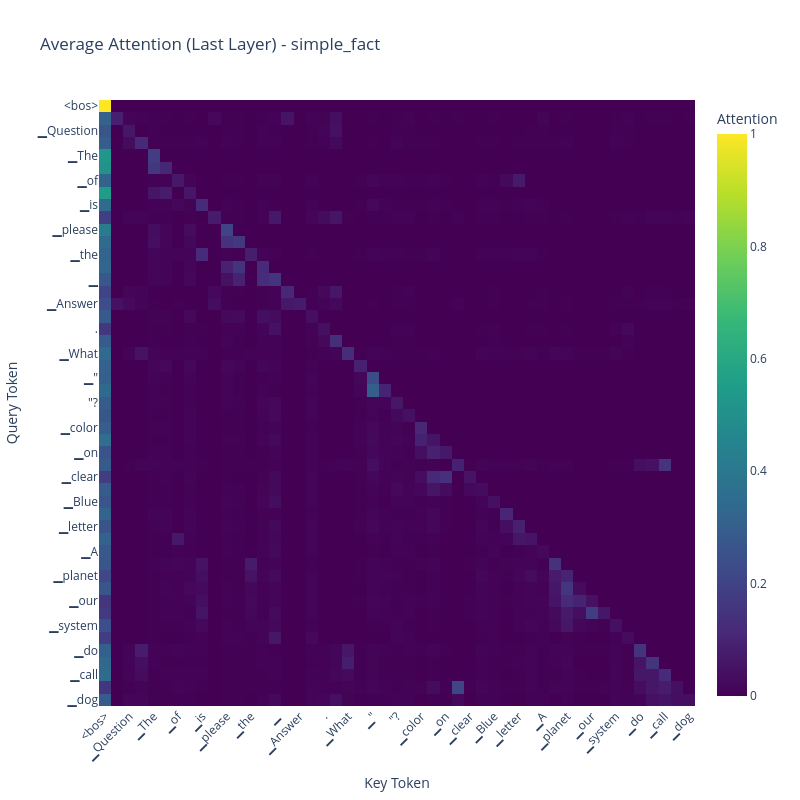
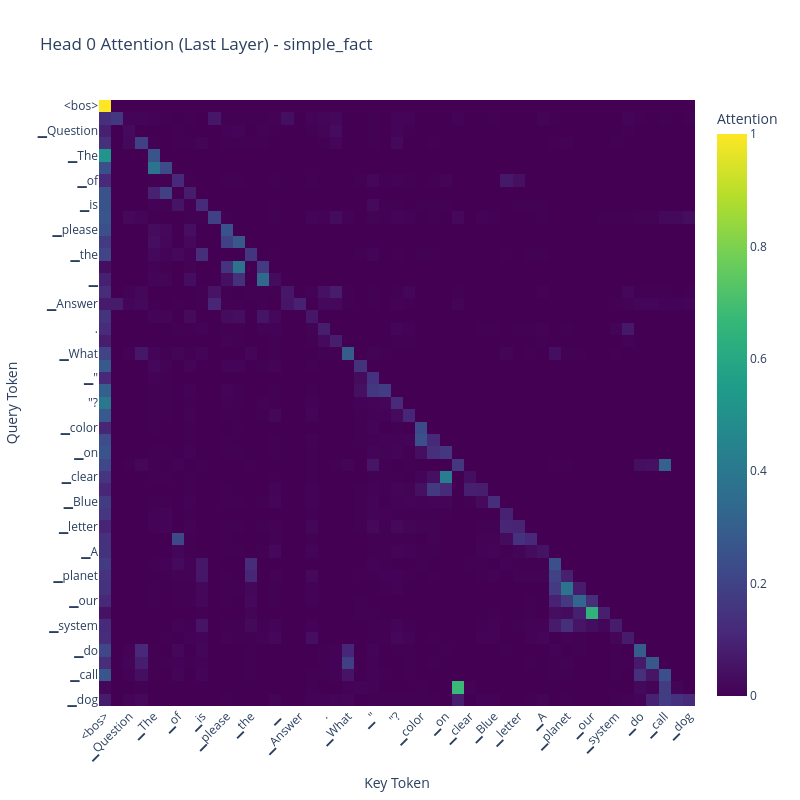
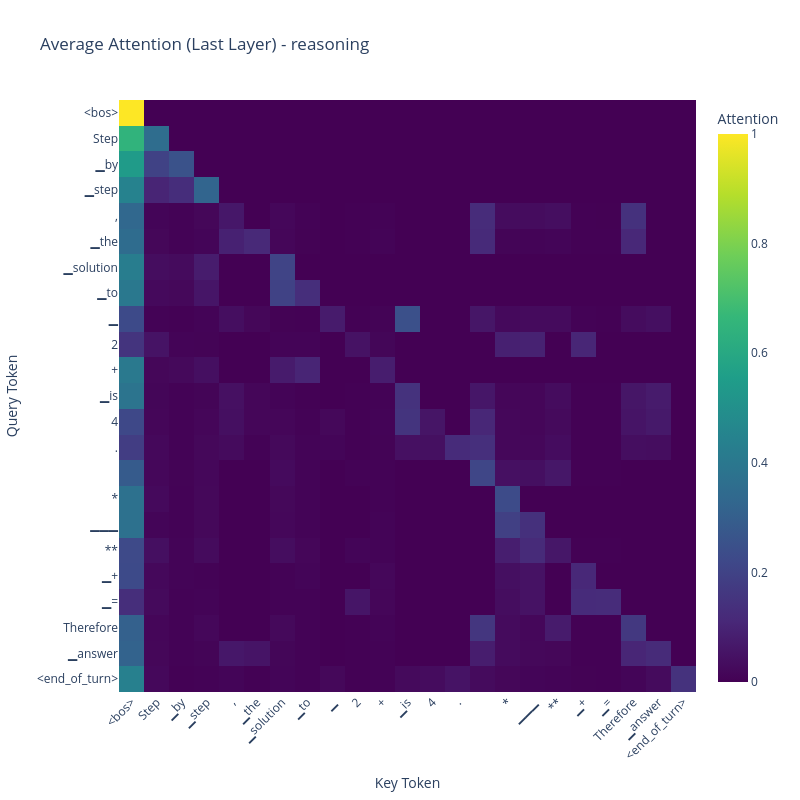
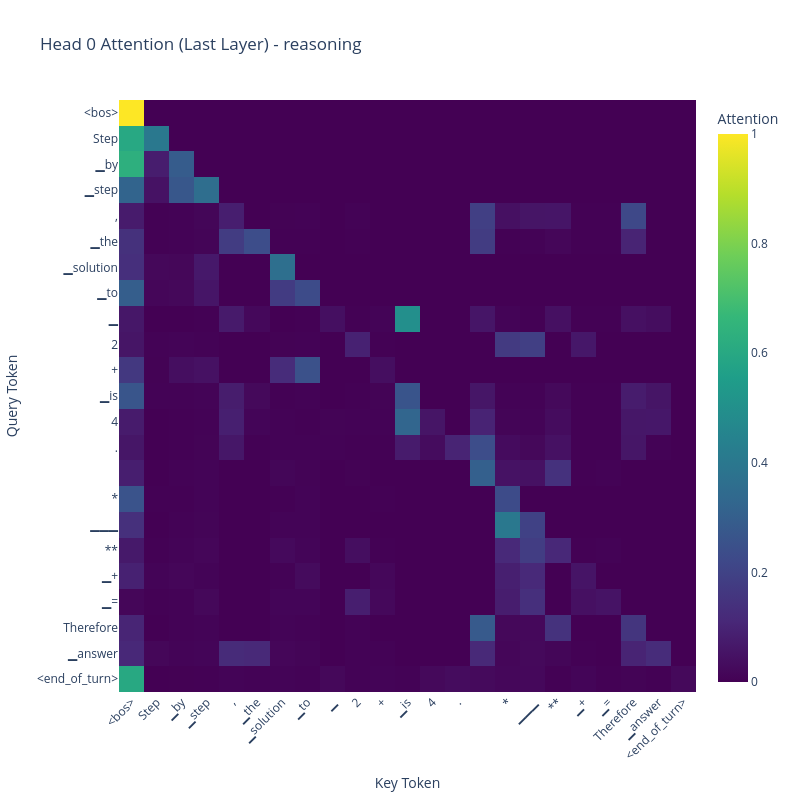

Source (notebook cell) for these figures, in order:
### Markdown cell above
## Run Analysis on Prompts

### Code cell
for key, text in prompts.items():
    analyze_prompt(key=key, prompt=text, model=model, tokenizer=tokenizer, device=device)

### Figure 1 — Plotly figure (JSON) as saved in the notebook; plotly's stock layout.template omitted (floating-point values rounded to 4 significant figures; data arrays with more than 128 entries replaced by an {"elided": "..."} marker saying what was removed)
{"data": [{"coloraxis": "coloraxis", "hovertemplate": "Key Token: %{x}<br>Query Token: %{y}<br>Attention: %{z}<extra></extra>", "name": "0", "type": "heatmap", "x": ["<bos>", "#", "▁Question", ":", "▁The", "▁capital", "▁of", "▁France", "▁is", "?", "▁please", "▁provide", "▁the", "▁answer", "▁", "\n", "#", "▁Answer", ":", "▁Paris", ".", "\n\n", "#", "▁Question", ":", "▁What", "▁is", "▁the", "▁opposite", "▁of", "▁\"", "happy", "\"?", "\n", "#", "▁Answer", ":", "▁Sad", ".", "\n\n", "#", "▁Question", ":", "▁What", "▁is", "▁the", "▁color", "▁of", "▁the", "▁sky", "▁on", "▁a", "▁clear", "▁day", "?", "\n", "#", "▁Answer", ":", "▁Blue", ".", "\n\n", "#", "▁Question", ":", "▁What", "▁is", "▁the", "▁first", "▁letter", "▁of", "▁the", "▁alphabet", "?", "\n", "#", "▁Answer", ":", "▁A", ".", "\n\n", "#", "▁Question", ":", "▁What", "▁is", "▁the", "▁largest", "▁planet", "▁in", "▁our", "▁solar", "▁system", "?", "\n", "#", "▁Answer", ":", "▁Jupiter", ".", "\n\n", "#", "▁Question", ":", "▁What", "▁do", "▁you", "▁call", "▁a", "▁sleeping", "▁dog", "?", "\n", "#", "▁Answer"], "xaxis": "x", "y": ["<bos>", "#", "▁Question", ":", "▁The", "▁capital", "▁of", "▁France", "▁is", "?", "▁please", "▁provide", "▁the", "▁answer", "▁", "\n", "#", "▁Answer", ":", "▁Paris", ".", "\n\n", "#", "▁Question", ":", "▁What", "▁is", "▁the", "▁opposite", "▁of", "▁\"", "happy", "\"?", "\n", "#", "▁Answer", ":", "▁Sad", ".", "\n\n", "#", "▁Question", ":", "▁What", "▁is", "▁the", "▁color", "▁of", "▁the", "▁sky", "▁on", "▁a", "▁clear", "▁day", "?", "\n", "#", "▁Answer", ":", "▁Blue", ".", "\n\n", "#", "▁Question", ":", "▁What", "▁is", "▁the", "▁first", "▁letter", "▁of", "▁the", "▁alphabet", "?", "\n", "#", "▁Answer", ":", "▁A", ".", "\n\n", "#", "▁Question", ":", "▁What", "▁is", "▁the", "▁largest", "▁planet", "▁in", "▁our", "▁solar", "▁system", "?", "\n", "#", "▁Answer", ":", "▁Jupiter", ".", "\n\n", "#", "▁Question", ":", "▁What", "▁do", "▁you", "▁call", "▁a", "▁sleeping", "▁dog", "?", "\n", "#", "▁Answer"], "yaxis": "y", "z": {"elided": "115x115 float values"}}], "layout": {"coloraxis": {"colorbar": {"title": {"text": "Attention"}}, "colorscale": [[0, "#440154"], [0.1111, "#482878"], [0.2222, "#3e4989"], [0.3333, "#31688e"], [0.4444, "#26828e"], [0.5556, "#1f9e89"], [0.6667, "#35b779"], [0.7778, "#6ece58"], [0.8889, "#b5de2b"], [1, "#fde725"]]}, "height": 800, "title": {"text": "Average Attention (Last Layer) - simple_fact"}, "width": 800, "xaxis": {"anchor": "y", "domain": [0, 1], "tickangle": -45, "title": {"text": "Key Token"}}, "yaxis": {"anchor": "x", "autorange": "reversed", "domain": [0, 1], "title": {"text": "Query Token"}}}}

### Figure 2 — Plotly figure (JSON) as saved in the notebook; plotly's stock layout.template omitted (floating-point values rounded to 4 significant figures; data arrays with more than 128 entries replaced by an {"elided": "..."} marker saying what was removed)
{"data": [{"coloraxis": "coloraxis", "hovertemplate": "Key Token: %{x}<br>Query Token: %{y}<br>Attention: %{z}<extra></extra>", "name": "0", "type": "heatmap", "x": ["<bos>", "#", "▁Question", ":", "▁The", "▁capital", "▁of", "▁France", "▁is", "?", "▁please", "▁provide", "▁the", "▁answer", "▁", "\n", "#", "▁Answer", ":", "▁Paris", ".", "\n\n", "#", "▁Question", ":", "▁What", "▁is", "▁the", "▁opposite", "▁of", "▁\"", "happy", "\"?", "\n", "#", "▁Answer", ":", "▁Sad", ".", "\n\n", "#", "▁Question", ":", "▁What", "▁is", "▁the", "▁color", "▁of", "▁the", "▁sky", "▁on", "▁a", "▁clear", "▁day", "?", "\n", "#", "▁Answer", ":", "▁Blue", ".", "\n\n", "#", "▁Question", ":", "▁What", "▁is", "▁the", "▁first", "▁letter", "▁of", "▁the", "▁alphabet", "?", "\n", "#", "▁Answer", ":", "▁A", ".", "\n\n", "#", "▁Question", ":", "▁What", "▁is", "▁the", "▁largest", "▁planet", "▁in", "▁our", "▁solar", "▁system", "?", "\n", "#", "▁Answer", ":", "▁Jupiter", ".", "\n\n", "#", "▁Question", ":", "▁What", "▁do", "▁you", "▁call", "▁a", "▁sleeping", "▁dog", "?", "\n", "#", "▁Answer"], "xaxis": "x", "y": ["<bos>", "#", "▁Question", ":", "▁The", "▁capital", "▁of", "▁France", "▁is", "?", "▁please", "▁provide", "▁the", "▁answer", "▁", "\n", "#", "▁Answer", ":", "▁Paris", ".", "\n\n", "#", "▁Question", ":", "▁What", "▁is", "▁the", "▁opposite", "▁of", "▁\"", "happy", "\"?", "\n", "#", "▁Answer", ":", "▁Sad", ".", "\n\n", "#", "▁Question", ":", "▁What", "▁is", "▁the", "▁color", "▁of", "▁the", "▁sky", "▁on", "▁a", "▁clear", "▁day", "?", "\n", "#", "▁Answer", ":", "▁Blue", ".", "\n\n", "#", "▁Question", ":", "▁What", "▁is", "▁the", "▁first", "▁letter", "▁of", "▁the", "▁alphabet", "?", "\n", "#", "▁Answer", ":", "▁A", ".", "\n\n", "#", "▁Question", ":", "▁What", "▁is", "▁the", "▁largest", "▁planet", "▁in", "▁our", "▁solar", "▁system", "?", "\n", "#", "▁Answer", ":", "▁Jupiter", ".", "\n\n", "#", "▁Question", ":", "▁What", "▁do", "▁you", "▁call", "▁a", "▁sleeping", "▁dog", "?", "\n", "#", "▁Answer"], "yaxis": "y", "z": {"elided": "115x115 float values"}}], "layout": {"coloraxis": {"colorbar": {"title": {"text": "Attention"}}, "colorscale": [[0, "#440154"], [0.1111, "#482878"], [0.2222, "#3e4989"], [0.3333, "#31688e"], [0.4444, "#26828e"], [0.5556, "#1f9e89"], [0.6667, "#35b779"], [0.7778, "#6ece58"], [0.8889, "#b5de2b"], [1, "#fde725"]]}, "height": 800, "title": {"text": "Head 0 Attention (Last Layer) - simple_fact"}, "width": 800, "xaxis": {"anchor": "y", "domain": [0, 1], "tickangle": -45, "title": {"text": "Key Token"}}, "yaxis": {"anchor": "x", "autorange": "reversed", "domain": [0, 1], "title": {"text": "Query Token"}}}}

### Figure 3 — Plotly figure (JSON) as saved in the notebook; plotly's stock layout.template omitted (floating-point values rounded to 4 significant figures; data arrays with more than 128 entries replaced by an {"elided": "..."} marker saying what was removed)
{"data": [{"coloraxis": "coloraxis", "hovertemplate": "Key Token: %{x}<br>Query Token: %{y}<br>Attention: %{z}<extra></extra>", "name": "0", "type": "heatmap", "x": ["<bos>", "Step", "▁by", "▁step", ",", "▁the", "▁solution", "▁to", "▁", "2", "+", "2", "▁is", "▁", "4", ".", "\n\n", "*", "▁▁▁", "**", "2", "▁+", "▁", "2", "▁=", "▁", "4", "**", "\n\n", "Therefore", ",", "▁the", "▁answer", "▁is", "▁", "4", ".", "<end_of_turn>"], "xaxis": "x", "y": ["<bos>", "Step", "▁by", "▁step", ",", "▁the", "▁solution", "▁to", "▁", "2", "+", "2", "▁is", "▁", "4", ".", "\n\n", "*", "▁▁▁", "**", "2", "▁+", "▁", "2", "▁=", "▁", "4", "**", "\n\n", "Therefore", ",", "▁the", "▁answer", "▁is", "▁", "4", ".", "<end_of_turn>"], "yaxis": "y", "z": {"elided": "38x38 float values"}}], "layout": {"coloraxis": {"colorbar": {"title": {"text": "Attention"}}, "colorscale": [[0, "#440154"], [0.1111, "#482878"], [0.2222, "#3e4989"], [0.3333, "#31688e"], [0.4444, "#26828e"], [0.5556, "#1f9e89"], [0.6667, "#35b779"], [0.7778, "#6ece58"], [0.8889, "#b5de2b"], [1, "#fde725"]]}, "height": 800, "title": {"text": "Average Attention (Last Layer) - reasoning"}, "width": 800, "xaxis": {"anchor": "y", "domain": [0, 1], "tickangle": -45, "title": {"text": "Key Token"}}, "yaxis": {"anchor": "x", "autorange": "reversed", "domain": [0, 1], "title": {"text": "Query Token"}}}}

### Figure 4 — Plotly figure (JSON) as saved in the notebook; plotly's stock layout.template omitted (floating-point values rounded to 4 significant figures; data arrays with more than 128 entries replaced by an {"elided": "..."} marker saying what was removed)
{"data": [{"coloraxis": "coloraxis", "hovertemplate": "Key Token: %{x}<br>Query Token: %{y}<br>Attention: %{z}<extra></extra>", "name": "0", "type": "heatmap", "x": ["<bos>", "Step", "▁by", "▁step", ",", "▁the", "▁solution", "▁to", "▁", "2", "+", "2", "▁is", "▁", "4", ".", "\n\n", "*", "▁▁▁", "**", "2", "▁+", "▁", "2", "▁=", "▁", "4", "**", "\n\n", "Therefore", ",", "▁the", "▁answer", "▁is", "▁", "4", ".", "<end_of_turn>"], "xaxis": "x", "y": ["<bos>", "Step", "▁by", "▁step", ",", "▁the", "▁solution", "▁to", "▁", "2", "+", "2", "▁is", "▁", "4", ".", "\n\n", "*", "▁▁▁", "**", "2", "▁+", "▁", "2", "▁=", "▁", "4", "**", "\n\n", "Therefore", ",", "▁the", "▁answer", "▁is", "▁", "4", ".", "<end_of_turn>"], "yaxis": "y", "z": {"elided": "38x38 float values"}}], "layout": {"coloraxis": {"colorbar": {"title": {"text": "Attention"}}, "colorscale": [[0, "#440154"], [0.1111, "#482878"], [0.2222, "#3e4989"], [0.3333, "#31688e"], [0.4444, "#26828e"], [0.5556, "#1f9e89"], [0.6667, "#35b779"], [0.7778, "#6ece58"], [0.8889, "#b5de2b"], [1, "#fde725"]]}, "height": 800, "title": {"text": "Head 0 Attention (Last Layer) - reasoning"}, "width": 800, "xaxis": {"anchor": "y", "domain": [0, 1], "tickangle": -45, "title": {"text": "Key Token"}}, "yaxis": {"anchor": "x", "autorange": "reversed", "domain": [0, 1], "title": {"text": "Query Token"}}}}
